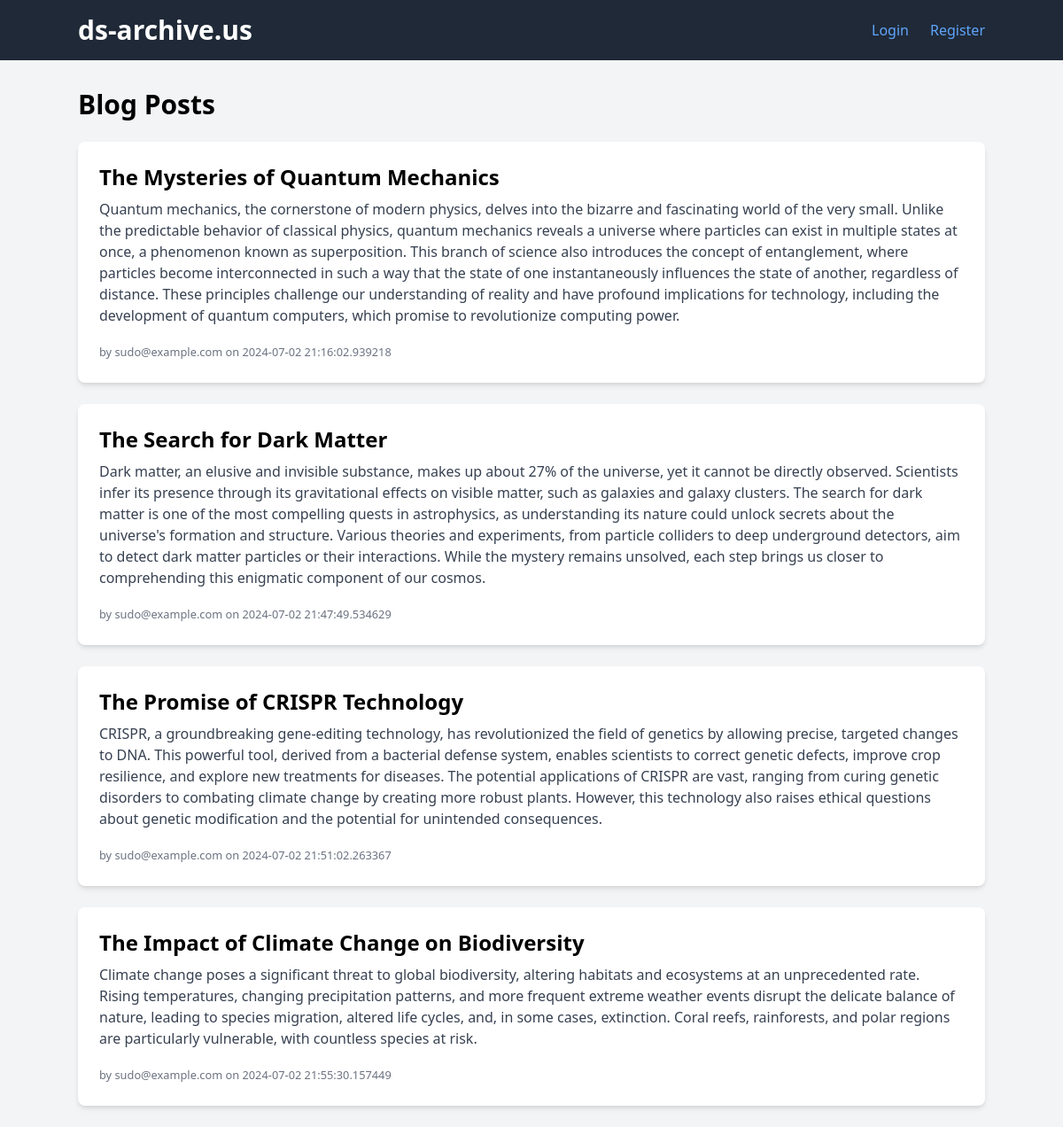
Page /api/ on the committed database.
### app/db.py (models this page shows)
class BlogPost(Base):
    __tablename__ = 'blog_posts'
    id = Column(Integer, primary_key=True)
    title = Column(String(100), nullable=False)
    content = Column(String(1000), nullable=False)
    author = Column(String(50), nullable=False)
    created_at = Column(DateTime, default=datetime.utcnow)

### app/routes.py (the view)
@api.route("/", methods=["GET"])
def index():
    current_user = None
    try:
        access = decode_token(request.cookies['access_token'])
        current_user = access['sub']
    except Exception as e:
        print(f"Error getting user identity: {e}")
    print(current_user)
    posts = db.get_all_blog_posts()
    return render_template("index.html", posts=posts, user=current_user)

### app/db.py (called while the page is built)
    def get_all_blog_posts(self):
        return self.session.query(BlogPost).all()

### app/templates/index.html (shortened to what this page needs)
<!DOCTYPE html>
<html lang="en">
<head>
    <link href="https://cdn.jsdelivr.net/npm/tailwindcss@2.2.19/dist/tailwind.min.css" rel="stylesheet">
</head>
<body class="bg-gray-100 font-sans">
    <header class="bg-gray-800 text-white py-4">
        <div class="container mx-auto flex justify-between items-center">
            <h1 class="text-3xl font-bold">ds-archive.us</h1>
            <ul class="flex items-center space-x-6">
                {% if user %}
                    <li class="text-lg">Welcome, {{ user.split('@')[0] }}</li>
                    <li>
                        <form action="{{ url_for('api.logout') }}" method="POST">
                            <button type="submit" class="text-blue-400 hover:underline">Logout</button>
                        </form>
                    </li>
                {% else %}
                    <li><a href="{{ url_for('api.login') }}" class="text-blue-400 hover:underline">Login</a></li>
                    <li><a href="{{ url_for('api.register') }}" class="text-blue-400 hover:underline">Register</a></li>
                {% endif %}
            </ul>
        </div>
    </header>
    <div class="container mx-auto mt-8">
        <h2 class="text-3xl font-bold mb-6">Blog Posts</h2>
        {% for post in posts %}
            <div class="bg-white p-6 rounded-lg shadow-md mb-6">
                <h3 class="text-2xl font-semibold mb-2">{{ post.title }}</h3>
                <p class="text-gray-700 mb-4">{{ post.content }}</p>
                <small class="text-gray-500">by {{ post.author }} on {{ post.created_at }}</small>
            </div>
        {% endfor %}
    </div>
</body>
</html>

### rows in the picture
BlogPost: title "The Mysteries of Quantum Mechanics", content "Quantum mechanics, the cornerstone of modern physics, delves into the bizarre and fascinating world of the very small. Unlike the predictable behavior of classical physics, quantum mechanics reveals a universe where particles can exist in multiple states at once, a phenomenon known as superposition. This branch of science also introduces the concept of entanglement, where particles become interconnected in such a way that the state of one instantaneously influences the state of another, regardless of distance. These principles challenge our understanding of reality and have profound implications for technology, including the development of quantum computers, which promise to revolutionize…", author "sudo@example.com", created_at "2024-07-02 21:16:02.939218"
BlogPost: title "The Search for Dark Matter", content "Dark matter, an elusive and invisible substance, makes up about 27% of the universe, yet it cannot be directly observed. Scientists infer its presence through its gravitational effects on visible matter, such as galaxies and galaxy clusters. The search for dark matter is one of the most compelling quests in astrophysics, as understanding its nature could unlock secrets about the universe's formation and structure. Various theories and experiments, from particle colliders to deep underground detectors, aim to detect dark matter particles or their interactions. While the mystery remains unsolved, each step brings us closer to comprehending this enigmatic component of our cosmos.", author "sudo@example.com", created_at "2024-07-02 21:47:49.534629"
BlogPost: title "The Promise of CRISPR Technology", content "CRISPR, a groundbreaking gene-editing technology, has revolutionized the field of genetics by allowing precise, targeted changes to DNA. This powerful tool, derived from a bacterial defense system, enables scientists to correct genetic defects, improve crop resilience, and explore new treatments for diseases. The potential applications of CRISPR are vast, ranging from curing genetic disorders to combating climate change by creating more robust plants. However, this technology also raises ethical questions about genetic modification and the potential for unintended consequences.", author "sudo@example.com", created_at "2024-07-02 21:51:02.263367"
BlogPost: title "The Impact of Climate Change on Biodiversity", content "Climate change poses a significant threat to global biodiversity, altering habitats and ecosystems at an unprecedented rate. Rising temperatures, changing precipitation patterns, and more frequent extreme weather events disrupt the delicate balance of nature, leading to species migration, altered life cycles, and, in some cases, extinction. Coral reefs, rainforests, and polar regions are particularly vulnerable, with countless species at risk.", author "sudo@example.com", created_at "2024-07-02 21:55:30.157449"
